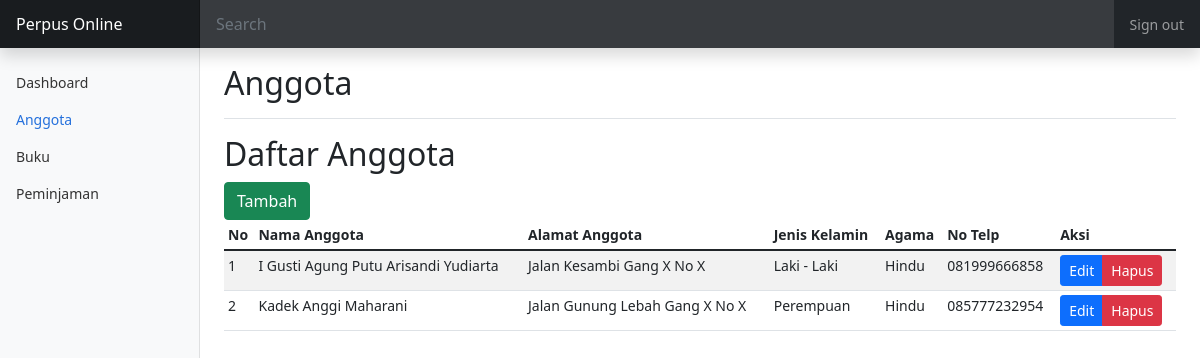
The app's page /anggota.php (signed in) with its own data.
### tables this page shows
CREATE TABLE IF NOT EXISTS `anggota` (
  `id_anggota` int(11) NOT NULL AUTO_INCREMENT,
  `nama_anggota` varchar(50) DEFAULT NULL,
  `alamat_anggota` varchar(50) DEFAULT NULL,
  `jenis_kelamin` varchar(50) DEFAULT NULL,
  `agama` varchar(50) DEFAULT NULL,
  `no_telp` varchar(50) DEFAULT NULL,
  PRIMARY KEY (`id_anggota`)
);

### anggota.php (the view, shortened to what this page needs)
<!doctype html>
<html lang="en">
  <head>
    <link href="https://cdn.jsdelivr.net/npm/bootstrap@5.1.3/dist/css/bootstrap.min.css" rel="stylesheet">
    <link href="assets/css/dashboard.css" rel="stylesheet">
  </head>
  <body>
  <?php
    require_once "assets/functions/connection.php";
  ?>
<header class="navbar navbar-dark sticky-top bg-dark flex-md-nowrap p-0 shadow">
  <a class="navbar-brand col-md-3 col-lg-2 me-0 px-3" href="dashboard.php">Perpus Online</a>
  <input class="form-control form-control-dark w-100" type="text" placeholder="Search" aria-label="Search">
  <div class="navbar-nav">
    <div class="nav-item text-nowrap">
      <a class="nav-link px-3" href="assets/functions/logout.php">Sign out</a>
    </div>
  </div>
</header>
<div class="container-fluid">
  <div class="row">
    <nav id="sidebarMenu" class="col-md-3 col-lg-2 d-md-block bg-light sidebar collapse">
      <div class="position-sticky pt-3">
        <ul class="nav flex-column">
          <li class="nav-item">
            <a class="nav-link" aria-current="page" href="dashboard.php">
              Dashboard
            </a>
          </li>
          <li class="nav-item">
            <a class="nav-link active" href="anggota.php">
              Anggota
            </a>
          </li>
          <li class="nav-item">
            <a class="nav-link" href="buku.php">
              Buku
            </a>
          </li>
          <li class="nav-item">
            <a class="nav-link" href="peminjaman.php">
              Peminjaman
            </a>
          </li>
        </ul>
      </div>
    </nav>
    <main class="col-md-9 ms-sm-auto col-lg-10 px-md-4">
      <div class="d-flex justify-content-between flex-wrap flex-md-nowrap align-items-center pt-3 pb-2 mb-3 border-bottom">
        <h1 class="h2">Anggota</h1>
      </div>
      <h2>Daftar Anggota</h2>
      <div class="table-responsive">
      <button type="button" class="btn btn-success"><a href="assets/functions/anggota/tambah_anggota.php" class="text-decoration-none text-white">Tambah</a></button>
        <table class="table table-striped table-sm">
          <thead>
            <tr>
              <th scope="col">No</th>
              <th scope="col">Nama Anggota</th>
              <th scope="col">Alamat Anggota</th>
              <th scope="col">Jenis Kelamin</th>
              <th scope="col">Agama</th>
              <th scope="col">No Telp</th>
              <th scope="col">Aksi</th>
            </tr>
          </thead>
          <tbody>
            <?php
              $i = 1;
              $sql = "SELECT * FROM anggota";
              $result = $conn->query($sql);
              if($result->num_rows > 0){
                while($row = $result->fetch_assoc()){
            ?>
            <tr>
              <td><?= $i++?></td>
              <td><?= $row['nama_anggota']?></td>
              <td><?= $row['alamat_anggota']?></td>
              <td><?= $row['jenis_kelamin']?></td>
              <td><?= $row['agama']?></td>
              <td><?= $row['no_telp']?></td>
              <td><div class="btn-group">
              <button type="button" class="btn btn-sm btn-primary"><a href="assets/functions/anggota/edit_anggota.php?id=<?=$row['id_anggota']?>" class="text-decoration-none text-white">Edit</a></button>
              <button type="button" class="btn btn-sm btn-danger"><a href="assets/functions/anggota/hapus_anggota.php?id=<?=$row['id_anggota']?>" class="text-decoration-none text-white">Hapus</a></button>
              </div></td>
            </tr>
            <?php } ?>
            <?php } ?>
          </tbody>
        </table>
      </div>
    </main>
  </div>
</div>
  </body>
</html>

### assets/css/dashboard.css (style rules this page uses)
body { font-size: .875rem; }
.sidebar { position: fixed; top: 0; bottom: 0; left: 0; z-index: 100; padding: 48px 0 0; box-shadow: inset -1px 0 0 rgba(0, 0, 0, .1); }
.sidebar .nav-link { font-weight: 500; color: #333; }
.sidebar .nav-link.active { color: #2470dc; }
.navbar-brand { padding-top: .75rem; padding-bottom: .75rem; font-size: 1rem; background-color: rgba(0, 0, 0, .25); box-shadow: inset -1px 0 0 rgba(0, 0, 0, .25); }
.navbar .form-control { padding: .75rem 1rem; border-width: 0; border-radius: 0; }
.form-control-dark { color: #fff; background-color: rgba(255, 255, 255, .1); border-color: rgba(255, 255, 255, .1); }

### records on screen
anggota: nama_anggota "I Gusti Agung Putu Arisandi Yudiarta", alamat_anggota "Jalan Kesambi Gang X No X", jenis_kelamin "Laki - Laki", agama "Hindu", no_telp "081999666858"
anggota: nama_anggota "Kadek Anggi Maharani", alamat_anggota "Jalan Gunung Lebah Gang X No X", jenis_kelamin "Perempuan", agama "Hindu", no_telp "085777232954"
